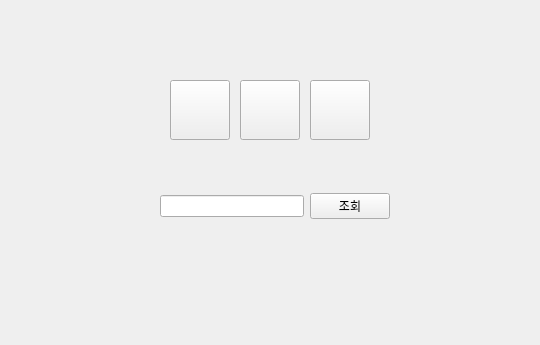
<?xml version="1.0" encoding="UTF-8"?>
<ui version="4.0">
 <class>Tab3ControlPannel</class>
 <widget class="QWidget" name="Tab3ControlPannel">
  <property name="geometry">
   <rect>
    <x>0</x>
    <y>0</y>
    <width>540</width>
    <height>345</height>
   </rect>
  </property>
  <property name="windowTitle">
   <string>Form</string>
  </property>
  <widget class="QPushButton" name="pPBRed">
   <property name="geometry">
    <rect>
     <x>170</x>
     <y>80</y>
     <width>60</width>
     <height>60</height>
    </rect>
   </property>
   <property name="text">
    <string/>
   </property>
   <property name="icon">
    <iconset resource="IotQtClient.qrc">
     <normaloff>:/IotQtClient/Image/red_off.png</normaloff>
     <normalon>:/IotQtClient/Image/red_on.png</normalon>:/IotQtClient/Image/red_off.png</iconset>
   </property>
   <property name="iconSize">
    <size>
     <width>60</width>
     <height>60</height>
    </size>
   </property>
   <property name="checkable">
    <bool>true</bool>
   </property>
  </widget>
  <widget class="QPushButton" name="pPBBlue">
   <property name="geometry">
    <rect>
     <x>240</x>
     <y>80</y>
     <width>60</width>
     <height>60</height>
    </rect>
   </property>
   <property name="text">
    <string/>
   </property>
   <property name="icon">
    <iconset resource="IotQtClient.qrc">
     <normaloff>:/IotQtClient/Image/blue_off.png</normaloff>
     <normalon>:/IotQtClient/Image/blue_on.png</normalon>:/IotQtClient/Image/blue_off.png</iconset>
   </property>
   <property name="iconSize">
    <size>
     <width>60</width>
     <height>60</height>
    </size>
   </property>
   <property name="checkable">
    <bool>true</bool>
   </property>
  </widget>
  <widget class="QPushButton" name="pPBPurple">
   <property name="geometry">
    <rect>
     <x>310</x>
     <y>80</y>
     <width>60</width>
     <height>60</height>
    </rect>
   </property>
   <property name="text">
    <string/>
   </property>
   <property name="icon">
    <iconset resource="IotQtClient.qrc">
     <normaloff>:/IotQtClient/Image/purple_off.png</normaloff>
     <normalon>:/IotQtClient/Image/purple_on.png</normalon>:/IotQtClient/Image/purple_off.png</iconset>
   </property>
   <property name="iconSize">
    <size>
     <width>60</width>
     <height>60</height>
    </size>
   </property>
   <property name="checkable">
    <bool>true</bool>
   </property>
  </widget>
  <widget class="QWidget" name="">
   <property name="geometry">
    <rect>
     <x>160</x>
     <y>190</y>
     <width>230</width>
     <height>33</height>
    </rect>
   </property>
   <layout class="QHBoxLayout" name="horizontalLayout">
    <item>
     <widget class="QLineEdit" name="pLEName"/>
    </item>
    <item>
     <widget class="QPushButton" name="pPBName">
      <property name="text">
       <string>조회</string>
      </property>
     </widget>
    </item>
   </layout>
  </widget>
 </widget>
 <resources>
  <include location="IotQtClient.qrc"/>
 </resources>
 <connections/>
</ui>
